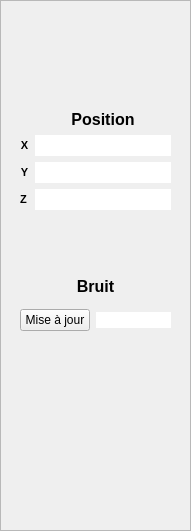
    <widget class="QFrame" name="frame_13">
     <property name="geometry">
      <rect>
       <x>1020</x>
       <y>20</y>
       <width>191</width>
       <height>531</height>
      </rect>
     </property>
     <property name="frameShape">
      <enum>QFrame::StyledPanel</enum>
     </property>
     <property name="frameShadow">
      <enum>QFrame::Raised</enum>
     </property>
     <widget class="QWidget" name="verticalLayoutWidget_42">
      <property name="geometry">
       <rect>
        <x>20</x>
        <y>110</y>
        <width>151</width>
        <height>111</height>
       </rect>
      </property>
      <layout class="QVBoxLayout" name="verticalLayout_25">
       <item>
        <layout class="QFormLayout" name="p_formLayout_11">
         <item row="1" column="0">
          <widget class="QLabel" name="p_label_x_pos_24">
           <property name="text">
            <string>&lt;html&gt;&lt;head/&gt;&lt;body&gt;&lt;p align=&quot;center&quot;&gt;&lt;span style=&quot; font-size:8pt; font-weight:600;&quot;&gt;X&lt;/span&gt;&lt;/p&gt;&lt;/body&gt;&lt;/html&gt;</string>
           </property>
          </widget>
         </item>
         <item row="1" column="1">
          <layout class="QHBoxLayout" name="horizontalLayout_22">
           <item>
            <widget class="QLineEdit" name="s3d_lineEdit_x_pos">
             <property name="minimumSize">
              <size>
               <width>40</width>
               <height>0</height>
              </size>
             </property>
             <property name="font">
              <font>
               <pointsize>12</pointsize>
               <bold>true</bold>
              </font>
             </property>
             <property name="styleSheet">
              <string notr="true">border: none;
color: CornflowerBlue;
</string>
             </property>
             <property name="alignment">
              <set>Qt::AlignCenter</set>
             </property>
             <property name="readOnly">
              <bool>true</bool>
             </property>
            </widget>
           </item>
          </layout>
         </item>
         <item row="2" column="0">
          <widget class="QLabel" name="p_label_y_pos_8">
           <property name="text">
            <string>&lt;html&gt;&lt;head/&gt;&lt;body&gt;&lt;p align=&quot;center&quot;&gt;&lt;span style=&quot; font-size:8pt; font-weight:600;&quot;&gt;Y&lt;/span&gt;&lt;/p&gt;&lt;/body&gt;&lt;/html&gt;</string>
           </property>
          </widget>
         </item>
         <item row="2" column="1">
          <layout class="QHBoxLayout" name="horizontalLayout_23">
           <item>
            <widget class="QLineEdit" name="s3d_lineEdit_y_pos">
             <property name="font">
              <font>
               <pointsize>12</pointsize>
               <bold>true</bold>
              </font>
             </property>
             <property name="styleSheet">
              <string notr="true">border: none;
color: CornflowerBlue;
</string>
             </property>
             <property name="alignment">
              <set>Qt::AlignCenter</set>
             </property>
             <property name="readOnly">
              <bool>true</bool>
             </property>
            </widget>
           </item>
          </layout>
         </item>
         <item row="3" column="0">
          <widget class="QLabel" name="p_label_z_pos_6">
           <property name="text">
            <string>&lt;html&gt;&lt;head/&gt;&lt;body&gt;&lt;p align=&quot;center&quot;&gt;&lt;span style=&quot; font-size:8pt; font-weight:600;&quot;&gt;Z&lt;/span&gt;&lt;/p&gt;&lt;/body&gt;&lt;/html&gt;</string>
           </property>
          </widget>
         </item>
         <item row="3" column="1">
          <widget class="QLineEdit" name="s3d_lineEdit_z_pos">
           <property name="font">
            <font>
             <pointsize>12</pointsize>
             <bold>true</bold>
            </font>
           </property>
           <property name="styleSheet">
            <string notr="true">border: none;
color: CornflowerBlue;
</string>
           </property>
           <property name="alignment">
            <set>Qt::AlignCenter</set>
           </property>
           <property name="readOnly">
            <bool>true</bool>
           </property>
          </widget>
         </item>
         <item row="0" column="1">
          <widget class="QLabel" name="p_label_signal_noise_29">
           <property name="text">
            <string>&lt;html&gt;&lt;head/&gt;&lt;body&gt;&lt;p align=&quot;center&quot;&gt;&lt;span style=&quot; font-size:12pt; font-weight:600;&quot;&gt;Position&lt;/span&gt;&lt;/p&gt;&lt;/body&gt;&lt;/html&gt;</string>
           </property>
          </widget>
         </item>
        </layout>
       </item>
      </layout>
     </widget>
     <widget class="QWidget" name="verticalLayoutWidget_43">
      <property name="geometry">
       <rect>
        <x>20</x>
        <y>270</y>
        <width>151</width>
        <height>61</height>
       </rect>
      </property>
      <layout class="QVBoxLayout" name="p_verticalLayout_14">
       <item>
        <widget class="QLabel" name="p_label_signal_noise_8">
         <property name="text">
          <string>&lt;html&gt;&lt;head/&gt;&lt;body&gt;&lt;p align=&quot;center&quot;&gt;&lt;span style=&quot; font-size:12pt; font-weight:600;&quot;&gt;Bruit&lt;/span&gt;&lt;/p&gt;&lt;/body&gt;&lt;/html&gt;</string>
         </property>
        </widget>
       </item>
       <item>
        <layout class="QHBoxLayout" name="p_horizontalLayout_9">
         <item>
          <widget class="QPushButton" name="s3d_pushButton_read_signal_noise">
           <property name="maximumSize">
            <size>
             <width>70</width>
             <height>16777215</height>
            </size>
           </property>
           <property name="text">
            <string>Mise à jour</string>
           </property>
          </widget>
         </item>
         <item>
          <widget class="QLineEdit" name="s3d_lineEdit_signal_noise">
           <property name="styleSheet">
            <string notr="true">border: none;
color: CornflowerBlue;
</string>
           </property>
           <property name="alignment">
            <set>Qt::AlignCenter</set>
           </property>
           <property name="readOnly">
            <bool>true</bool>
           </property>
          </widget>
         </item>
        </layout>
       </item>
      </layout>
     </widget>
     <widget class="QPushButton" name="s3d_pushButton_connected">
      <property name="geometry">
       <rect>
        <x>70</x>
        <y>20</y>
        <width>50</width>
        <height>50</height>
       </rect>
      </property>
      <property name="styleSheet">
       <string notr="true">QPushButton {
background-image: url(:/images/connected_red_button.png);
background-repeat: no-repeat; 
background-position: center;
border-radius:25px;
border-style: raised; 
border-width: 0px;
}

QPushButton:pressed {
border-style: raised; 
border-width: 4px;
border-color: white;
}
</string>
      </property>
      <property name="text">
       <string/>
      </property>
     </widget>
    </widget>
